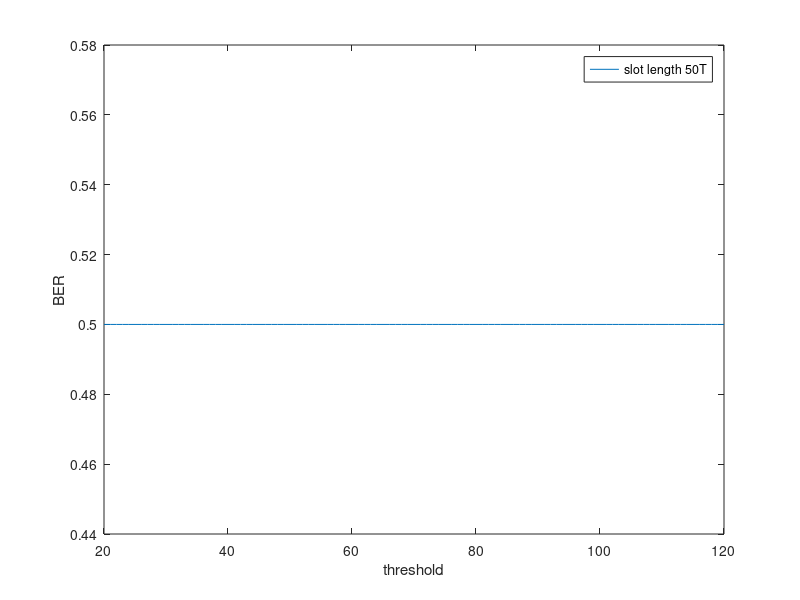

The MATLAB source for this figure:
clear all;
close all;
tau = [20:120];
snr = [10:10:50];
L=5;
time_slot = [1:5];
lambda0 = 100;
T = 30*9*(10^-6);
r = 45*(10^-9);
d = 500*(10^-9);
D = 4.265*(10^-10);

for i = 1:length(time_slot)
    P_i1(i) = (r/d)*(erfc((d-r)/sqrt(4*D*i*T))-erfc((d-r)/sqrt(4*D*(i-1)*T)));
    ntx(i) = 2*lambda0*T*10^(snr(i)/10)/P_i1(1);
end
for j = 1:length(time_slot)
    cj(j) = ntx(j)*P_i1(j);

%tau = cj(1)/log(1 + (cj(1)/(sum(cj/2)+(lambda0*T))));
sj = randi([0, 1], 1, j);
%P_e = @(tau) 0.5*(qfunc((lambda0*T + sum(sj*cj)), tau) + 1 - qfunc((lambda0*T + sum(sj*cj) + c0), tau));
for i = 1:length(tau)
    P_e(i) = 0.5*(gammainc((lambda0*T + sum(sj.*cj)), tau(i)) + 1 - gammainc((lambda0*T + sum(sj.*cj) + cj(1)), tau(i)));
end
end

P_etau = (P_e)/(2^L);
%semilogy(snr,P_e);
xx=plot(tau, P_e)
legend('slot length 50T')
xlabel('threshold')
ylabel('BER')
%ylim([0.01 0.1]);
%xlim([20 120]);


figure;